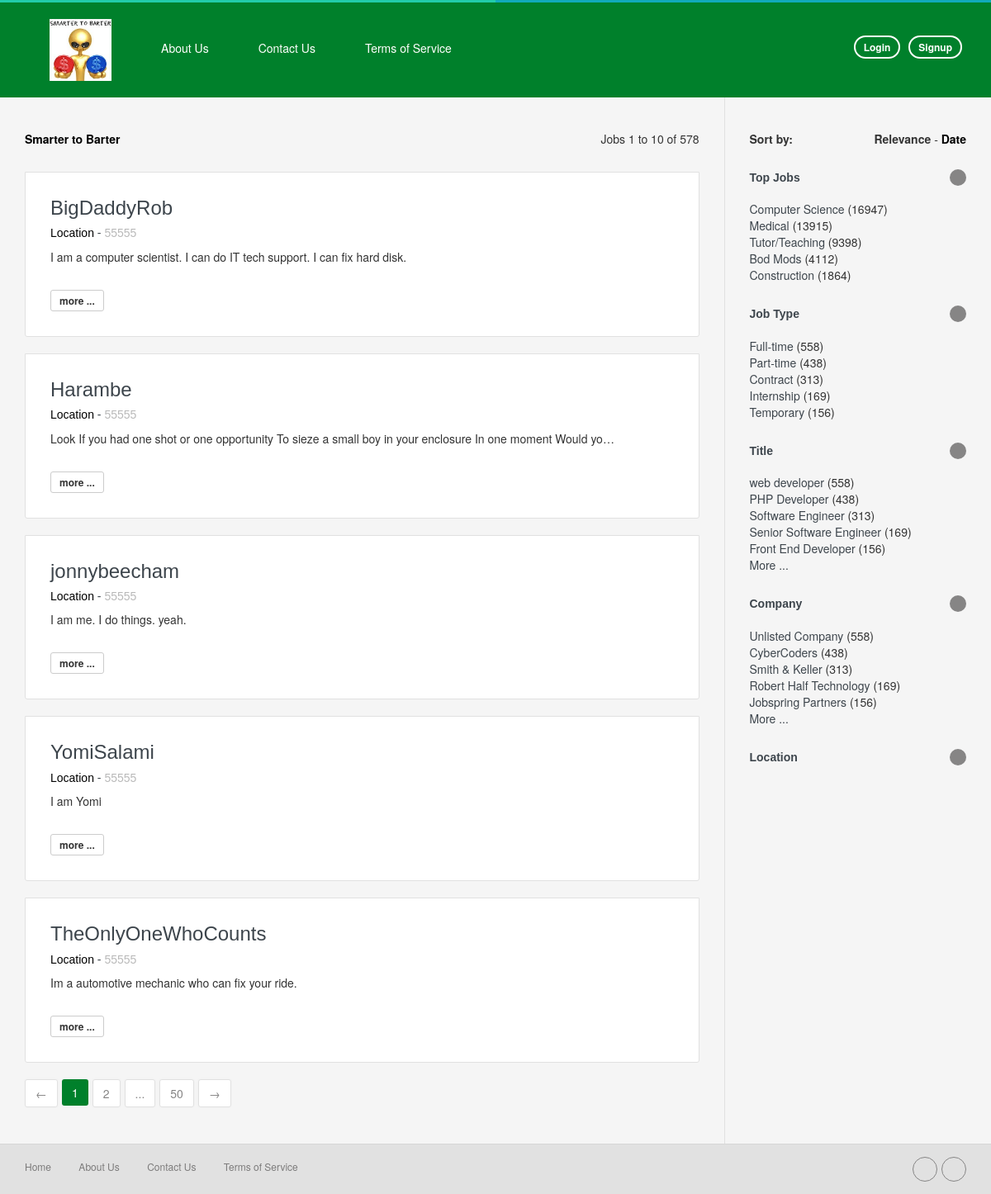
/job_post/, run on an earlier commit of the app's database.
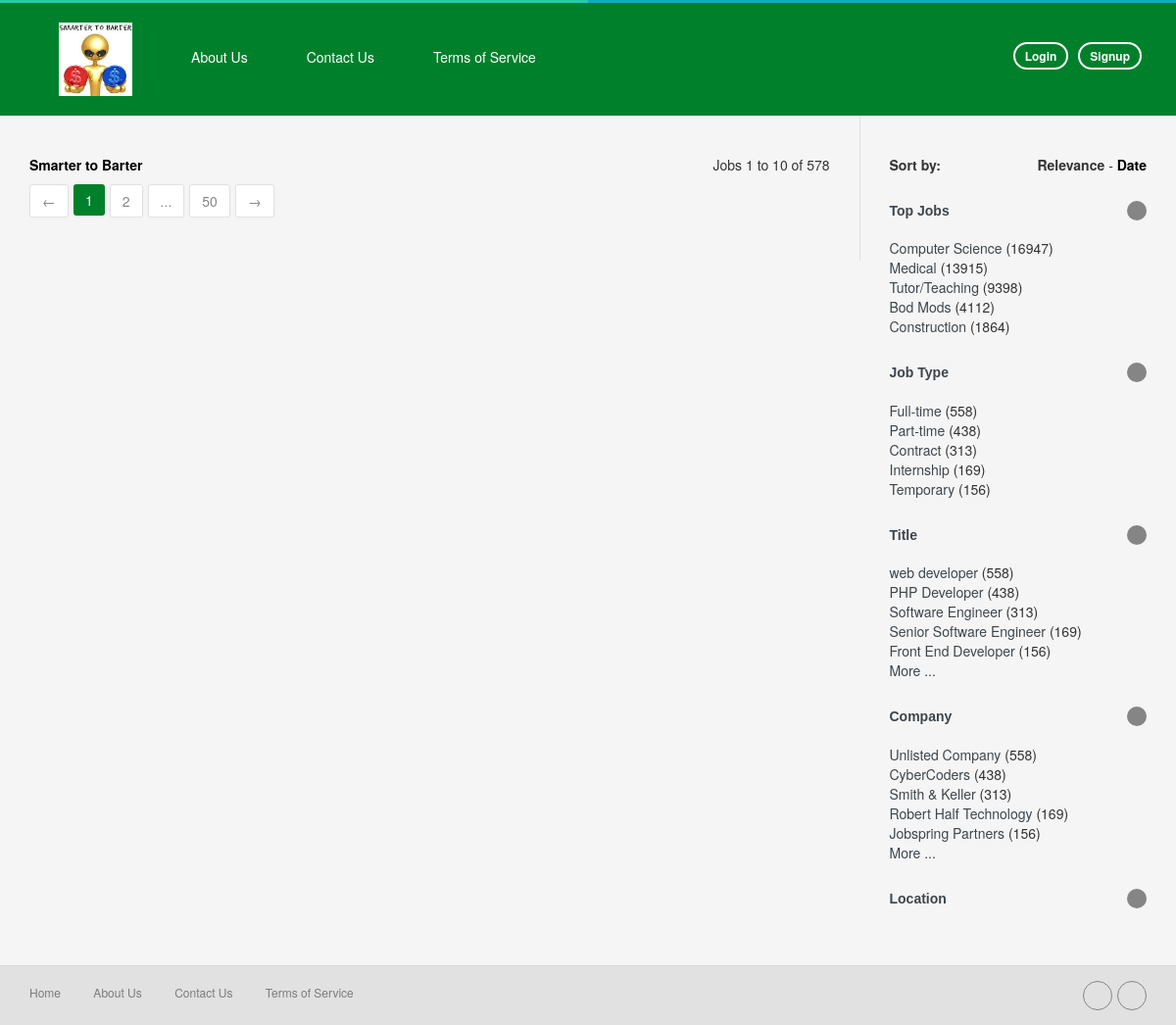
And on a later commit of the database.
### home/models.py (models this page shows, shortened)
class CustomerService(models.Model):
    customer = models.ForeignKey(Customer, on_delete=models.CASCADE)
    servicesID = models.CharField(max_length = 60)
    needsID = models.CharField(max_length = 60)
    objects = customerServiceManager()

class Customer(models.Model):
    user = models.OneToOneField(User, on_delete=models.CASCADE)
    zipCode = models.IntegerField(default = '55555')
    bio = models.TextField(max_length = 1500)
    objects = customerManager()

### home/templates/home/job_post.html (shortened to what this page needs)
{% extends 'home/header.html' %}
{% load staticfiles %}
 {% block content %}
      <div class="body-content clearfix" >
        <div class="bg-color2">
          <div class="container">
            <div class="row">
              <div class="col-md-9">
                <div class="block-section-sm box-list-area">
                  <div class="row hidden-xs">
                    <div class="col-sm-6  ">
                      <p><strong class="color-black">Smarter to Barter</strong></p>
                    </div>
                    <div class="col-sm-6">
                      <p class="text-right">
                        Jobs 1 to 10 of 578
                      </p>
                    </div>
                  </div>
                    {% for CustomerService in object_list %}
                <div class="box-list">
                    <div class="item">
                      <div class="row">
                        <div class="col-md-11">
                          <h3 class="no-margin-top"><a href="/job_detail/{{CustomerService.id}}" class="">{{CustomerService.customer.user.username}}<i class="fa fa-link color-white-mute font-1x"></i></a></h3>
                          <h5><span class="color-black">Location</span> - <span class="color-white-mute">{{CustomerService.customer.zipCode}}</span></h5>
                          <p class="text-truncate ">{{CustomerService.customer.bio}} </p>
                          <div>
                            <br>
                            <a href="/job_detail/{{CustomerService.id}}" class="btn btn-theme btn-xs btn-default">more ...</a>
                          </div>
                        </div>
                      </div>
                    </div>
                    </div>
                    {% endfor %}
                  <nav >
                    <ul class="pagination pagination-theme  no-margin">
                      <li>
                        <a href="#" aria-label="Previous">
                          <span aria-hidden="true">&larr;</span>
                        </a>
                      </li>
                      <li class="active"><a href="#">1</a></li>
                      <li><a href="#">2</a></li>
                      <li><span>...</span></li>
                      <li><a href="#">50</a></li>
                      <li>
                        <a href="#" aria-label="Next">
                          <span aria-hidden="true">&rarr;</span>
                        </a>
                      </li>
                    </ul>
                  </nav>
                </div>
              </div>
              <div class="col-md-3">
                <div class="block-section-sm side-right">
                  <div class="row">
                    <div class="col-xs-6">
                      <p><strong>Sort by: </strong></p>
                    </div>
                    <div class="col-xs-6">
                      <p class="text-right">
                        <strong>Relevance</strong> - <a href="#" class="link-black"><strong>Date</strong></a>
                      </p>
                    </div>
                  </div>
                  <div class="result-filter">
                    <h5 class="no-margin-top font-bold margin-b-20 " ><a href="#s_collapse_1" data-toggle="collapse" >Top Jobs<i class="fa ic-arrow-toogle fa-angle-right pull-right"></i> </a></h5>
                    <div class="collapse in" id="s_collapse_1">
                      <div class="list-area">
                        <ul class="list-unstyled">
                          <li>
                            <a  href="#" >Computer Science</a> (16947)
                          </li>
                          <li>
                            <a  href="#" >Medical</a> (13915)
                          </li>
                          <li>
                            <a  href="#" >Tutor/Teaching</a> (9398)
                          </li>
                          <li>
                            <a  href="#" >Bod Mods</a> (4112)
                          </li>
                          <li>
                            <a  href="#" >Construction</a> (1864)
                          </li>
                        </ul>
                      </div>
                    </div>
                    <h5 class="font-bold  margin-b-20" ><a href="#s_collapse_5" data-toggle="collapse" >Job Type <i class="fa ic-arrow-toogle fa-angle-right pull-right"></i></a> </h5>
                    <div class="collapse in" id='s_collapse_5'>
                      <div class="list-area">
                        <ul class="list-unstyled ">
                          <li>
                            <a  href="#" >Full-time </a> (558)
                          </li>
                          <li>
                            <a  href="#" >Part-time </a> (438)
                          </li>
                          <li>
                            <a  href="#" >Contract </a> (313)
                          </li>
                          <li>
                            <a  href="#" >Internship</a> (169)
                          </li>
                          <li>
                            <a  href="#" >Temporary  </a> (156)
                          </li>
                        </ul>
                      </div>
                    </div>
                    <h5 class="font-bold  margin-b-20"><a href="#s_collapse_2" data-toggle="collapse" >Title <i class="fa ic-arrow-toogle fa-angle-right pull-right"></i></a>  </h5>
                    <div class="collapse in" id="s_collapse_2">
                      <div class="list-area">
                        <ul class="list-unstyled ">
                          <li>
                            <a  href="#" >web developer</a> (558)
                          </li>
                          <li>
                            <a  href="#" >PHP Developer</a> (438)
                          </li>
                          <li>
                            <a  href="#" >Software Engineer </a> (313)
                          </li>
                          <li>
                            <a  href="#" >Senior Software Engineer </a> (169)
                          </li>
                          <li>
                            <a  href="#" >Front End Developer </a> (156)
                          </li>
                          <li>
                            <a  href="#" >More ... </a>
                          </li>
                        </ul>
                      </div>
                    </div>
                    <h5 class="font-bold  margin-b-20"><a href="#s_collapse_3" data-toggle="collapse" >Company <i class="fa ic-arrow-toogle fa-angle-right pull-right"></i></a> </h5>
                    <div class="collapse in" id="s_collapse_3">
                      <div class="list-area">
                        <ul class="list-unstyled ">
                          <li>
                            <a  href="#" >Unlisted Company</a> (558)
                          </li>
                          <li>
                            <a  href="#" >CyberCoders</a> (438)
                          </li>
                          <li>
                            <a  href="#" >Smith & Keller </a> (313)
                          </li>
                          <li>
                            <a  href="#" >Robert Half Technology </a> (169)
                          </li>
                          <li>
                            <a  href="#" >Jobspring Partners </a> (156)
                          </li>
                          <li>
                            <a  href="#" >More ... </a>
                          </li>
                        </ul>
                      </div>
                    </div>
                    <h5 class="font-bold  margin-b-20" ><a href="#s_collapse_4" data-toggle="collapse" class="collapsed" >Location  <i class="fa ic-arrow-toogle fa-angle-right pull-right"></i> </a></h5>
                  </div>
                </div>
              </div>
            </div>
          </div>
        </div>
      </div>
{% endblock %}

### home/templates/home/header.html (shortened to what this page needs)
{% load staticfiles %}
<!DOCTYPE html>
<html lang="{{ LANGUAGE_CODE }}">
  <head>
    <link href="{% static 'assets/plugins/bootstrap-3.3.2/css/bootstrap.min.css' %}" rel="stylesheet">
    <link href="{% static 'assets/plugins/font-awesome-4.2.0/css/font-awesome.min.css' %}" rel="stylesheet">
    <link href="{% static 'assets/plugins/magnific-popup/magnific-popup.css' %}" rel="stylesheet">
    <link href="{% static 'assets/plugins/bootstrap_dropdowns_enhancement/dist/css/dropdowns-enhancement.css' %}" rel="stylesheet">
    <link href="{% static 'assets/theme/css/theme.css' %}" rel="stylesheet">
    <link href="{% static 'assets/theme/css/theme-custom.css' %}" rel="stylesheet">
</head>
    <body>
    <div class="wrapper">
    <header class="main-header">
        <nav class="navbar navbar-default main-navbar hidden-sm hidden-xs">
          <div class="container">
            <div class="collapse navbar-collapse" id="bs-example-navbar-collapse-1">
              <ul class="nav navbar-nav">
                  <li class="logo-xs"><a href="/"><img style="width: 75px;" src="{% static 'assets/theme/images/smarter.jpg' %}" alt=""></a>
                  </li>
                    <li class="word-fix"><a href="/faq">About Us</a></li>
                    <li class="word-fix"><a href="/contact">Contact Us</a></li>
                    <li class="word-fix"><a href="/tos">Terms of Service</a></li>
                  </ul>
            {% if user.username  %}
                <ul class="nav navbar-nav navbar-right">
                    <li class="username"><p>Welcome {{ user.username }}</p></li>
                    <li class="link-btn word-fix"><a href="/logout/"><span class="btn btn-theme btn-pill btn-xs btn-line">Logout</span></a></li>
                </ul>
            {% else %}
              <ul class="nav navbar-nav navbar-right">
                <li class="link-btn word-fix"><a href="/login"><span class="btn btn-theme btn-pill btn-xs btn-line">Login</span></a></li>
                <li class="link-btn word-fix"><a href="/register"><span class="btn btn-theme  btn-pill btn-xs btn-line">Signup</span></a></li>
              </ul>
            {% endif %}
            </div>
          </div>
        </nav>
    </header>
{% block content %}
{% endblock %}
      <footer class="main-footer">
        <div class="container">
          <div class="row">
            <div class="col-sm-6">
              <ul class="list-inline link-footer text-center-xs">
                <li><a href="/">Home</a></li>
                <li><a href="/faq">About Us</a></li>
                <li><a href="/contact">Contact Us</a></li>
                <li><a href="/tos">Terms of Service</a></li>
              </ul>
            </div>
            <div class="col-sm-6 ">
              <div class="socials text-right text-center-xs">
                <a href="https://www.facebook.com/smarter2barter/"><i class="fa fa-facebook"></i></a>
                <a href="https://www.twitter.com/Smarter2_Barter"><i class="fa fa-twitter"></i></a>
              </div>
            </div>
          </div>
        </div>
      </footer>
      </div>
  </body>
</html>

What changed in the data, as far as the page shows it:
removed CustomerService: customer.user.username "BigDaddyRob", customer.zipCode "55555", customer.bio "I am a computer scientist. I can do IT tech support. I can fix hard disk."
removed CustomerService: customer.user.username "Harambe", customer.zipCode "55555", customer.bio "Look If you had one shot or one opportunity To sieze a small boy in your enclosure In one moment Would yo…"
removed CustomerService: customer.user.username "jonnybeecham", customer.zipCode "55555", customer.bio "I am me. I do things. yeah."
removed CustomerService: customer.user.username "YomiSalami", customer.zipCode "55555", customer.bio "I am Yomi"
removed CustomerService: customer.user.username "TheOnlyOneWhoCounts", customer.zipCode "55555", customer.bio "Im a automotive mechanic who can fix your ride."
